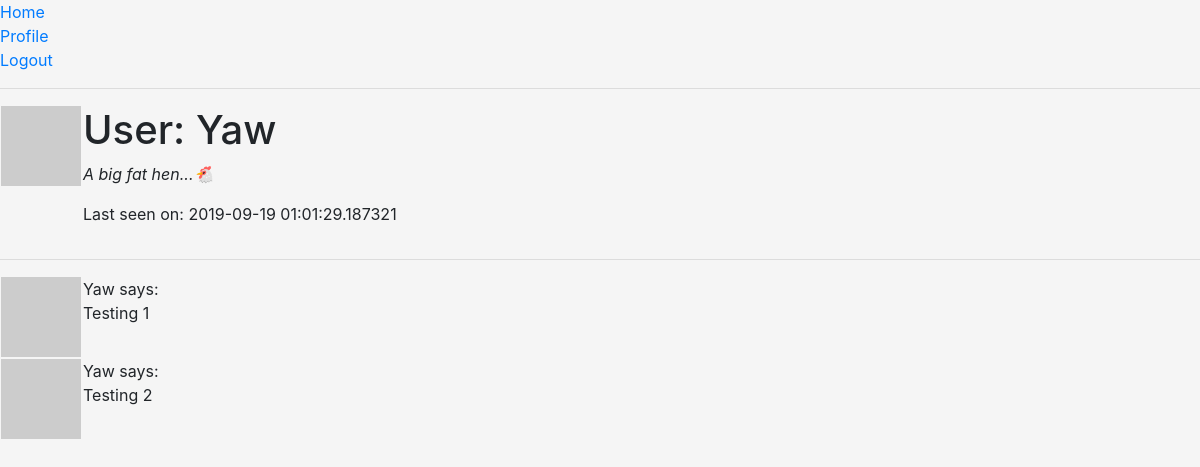
Page /user/Yaw (signed in) on the earlier database version.
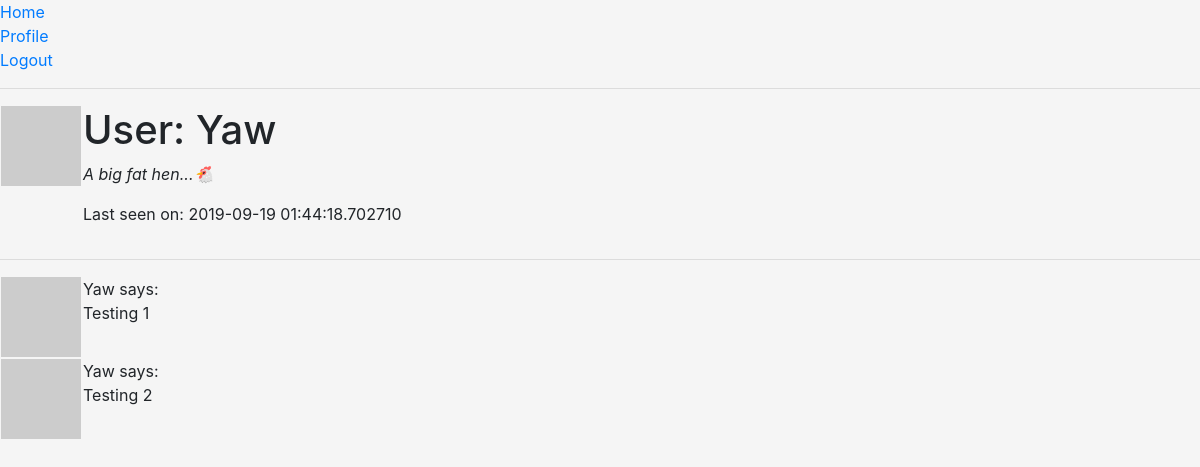
Same page on the later database version.
### app/models.py (models this page shows, shortened)
class User(UserMixin, db.Model):
    id = db.Column(db.Integer, primary_key=True)
    username = db.Column(db.String(64), index=True, unique=True)
    email = db.Column(db.String(120), index=True, unique=True)
    password_hash = db.Column(db.String(128))
    about_me = db.Column(db.String(140))
    last_seen = db.Column(db.DateTime, default=datetime.utcnow)
    posts = db.relationship('Post', backref='author', lazy='dynamic')
    def avatar(self, size):
        digest = md5(self.email.lower().encode('utf-8')).hexdigest()
        return f'https://www.gravatar.com/avatar/{digest}?d=identicon&s={size}'

### app/main/routes.py (the view)
@bp.route('/user/<username>')
@login_required
def user(username):
    user = User.query.filter_by(username=username).first_or_404()
    posts = [
        {'author': user, 'body': 'Testing 1'},
        {'author': user, 'body': 'Testing 2'},
    ]
    return render_template('main/user.html', user=user, posts=posts)

### app/main/routes.py (called while the page is built)
@bp.before_request
def before_request():
    if current_user.is_authenticated:
        current_user.last_seen = datetime.utcnow()
        db.session.commit()

### app/models.py (called while the page is built)
@login.user_loader
def load_user(id):
    return User.query.get(int(id))

### app/templates/main/user.html
{% extends 'base.html' %}
{% block main %}
<table>
    <tr valign="top">
        <td><img src="{{ user.avatar(128) }}"></td>
        <td>
            <h1>User: {{ user.username }}</h1>
            {% if user.about_me %}<p>{{ user.about_me|safe }}</p>{% endif %}
            {% if user.last_seen %}<p>Last seen on: {{ user.last_seen }}</p>{% endif %}
        </td>
    </tr>
</table>
<hr>
{% for post in posts %}
{% include 'main/_post.html' %}
{% endfor %}
{% endblock %}

### app/templates/base.html (shortened to what this page needs)
{% import 'macros/_macros.html' as macros %}
<!DOCTYPE html>
<html lang="en">
<head>
    <link rel="stylesheet" href="{{ url_for('static',filename='bootstrap.min.css') }}">
    <link rel="stylesheet" href="{{ url_for('static',filename='style.css') }}">
</head>
<body>
    <nav>
        <ul class="nav navbar-nav">
            {{ macros.set_navlink('Home', 'main.index') }}
            {% if current_user.is_anonymous %}
            {{ macros.set_navlink('Login', 'auth.login') }}
            {% else %}
            {{ macros.set_navlink('Profile', 'main.user', username=current_user.username) }}
            {{ macros.set_navlink('Logout', 'auth.logout') }}
            {% endif %}
        </ul>
    </nav>
    <hr>
    <main>{% block main %}{% endblock %}</main>
</body>
</html>

### app/templates/macros/_macros.html (shortened to what this page needs)
{% macro set_navlink(name, endpoint) %}
{% if request.endpoint.endswith(endpoint) %}
<li class="active">
    <a href="{{ url_for(endpoint, **kwargs) }}"> {{ name }} </a>
</li>
{% else %}
<li>
    <a href="{{ url_for(endpoint, **kwargs) }}"> {{ name }} </a>
</li>
{% endif %}
{% endmacro %}

### app/templates/main/_post.html
<table>
    <tr valign="top">
        <td><img src="{{ post.author.avatar(48) }}"></td>
        <td>{{ post.author.username }} says:<br>{{ post.body }}</td>
    </tr>
</table>

### app/static/style.css (style rules this page uses)
body { background-color: whitesmoke }

Differences in the rows shown:
changed User "Yaw": last_seen "2019-09-19 01:01:29.187321" → "2019-09-19 01:44:18.702710"
